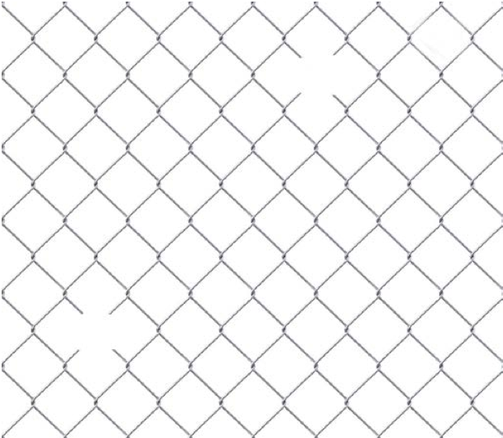
%> input picture 03/fence.png, 503 x 438 px, shrunk from 622 x 542 before the run
$ octave ex2.m   (GNU Octave 9; MATLAB toolbox functions it lacks are replaced by stand-ins)
%> lines starting %> are read from the running program, lines starting %| are printed output that depends on the picture; in (x1, y1, x2, y2) boxes, pixels count from 0 and x2, y2 are one past the last pixel; in counts of white or black regions, pixels touching at a corner belong together; the program's own positions count from 1
output_path = "ketqua/";

I = imread("fence.png");
%> I is the input picture: size 438x503x3 uint8; mean R, G, B 245.1, 245.1, 245.3
G = imread("noiseSP.png");
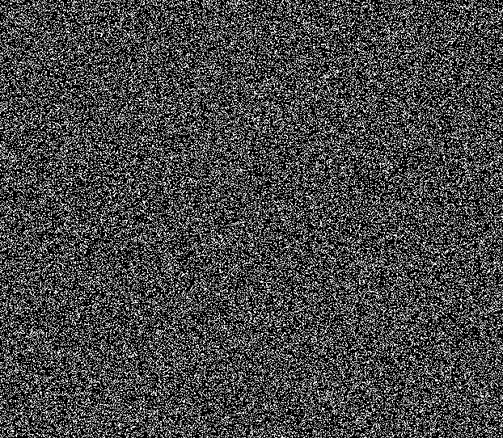
%> input picture 03/noiseSP.png, 503 x 438 px, shrunk from 622 x 542 before the run
%> G is the input picture: size 438x503 uint8; min 0, max 255, mean 70

figure;
subplot(1,2,1); imshow(I); title("Anh I");
subplot(1,2,2); imshow(G); title("Anh nhieu G");
print(strcat(output_path,"lab03_bai2_1.png"));

[m,n,n_channels] = size(I);
%> m = 438; n = 503; n_channels = 3

N = zeros(m,n,n_channels);

G2 = uint8(G);
G2(G2 == 1) = 255;
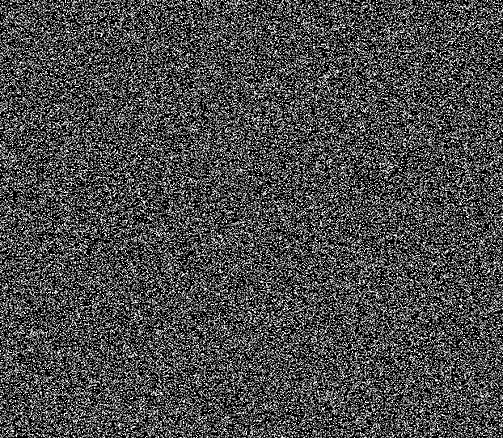
%> G2: size 438x503 uint8; 1.53% of pixels changed, all inside (x1, y1, x2, y2) = (0, 0, 503, 438)

for b=1:n_channels
  N(:,:,b) = I(:,:,b) + G2;
  # N(:,:,b) = bitor(I(:,:,b), G2);
endfor
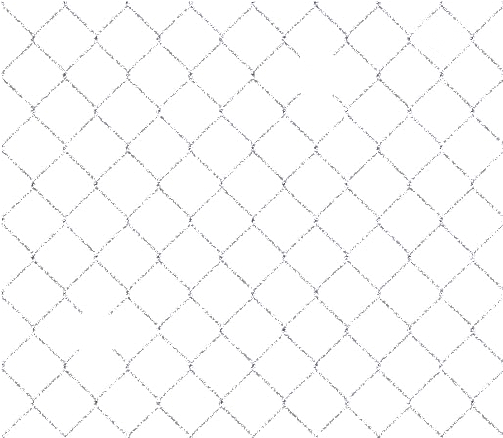
%> N: size 438x503x3 double; mean R, G, B 250.9, 250.8, 251
N = uint8(N);
%> N: size 438x503x3 uint8

figure;
imshow(N);title("Anh nhieu");
print(strcat(output_path,"lab03_bai2_2.png"));
